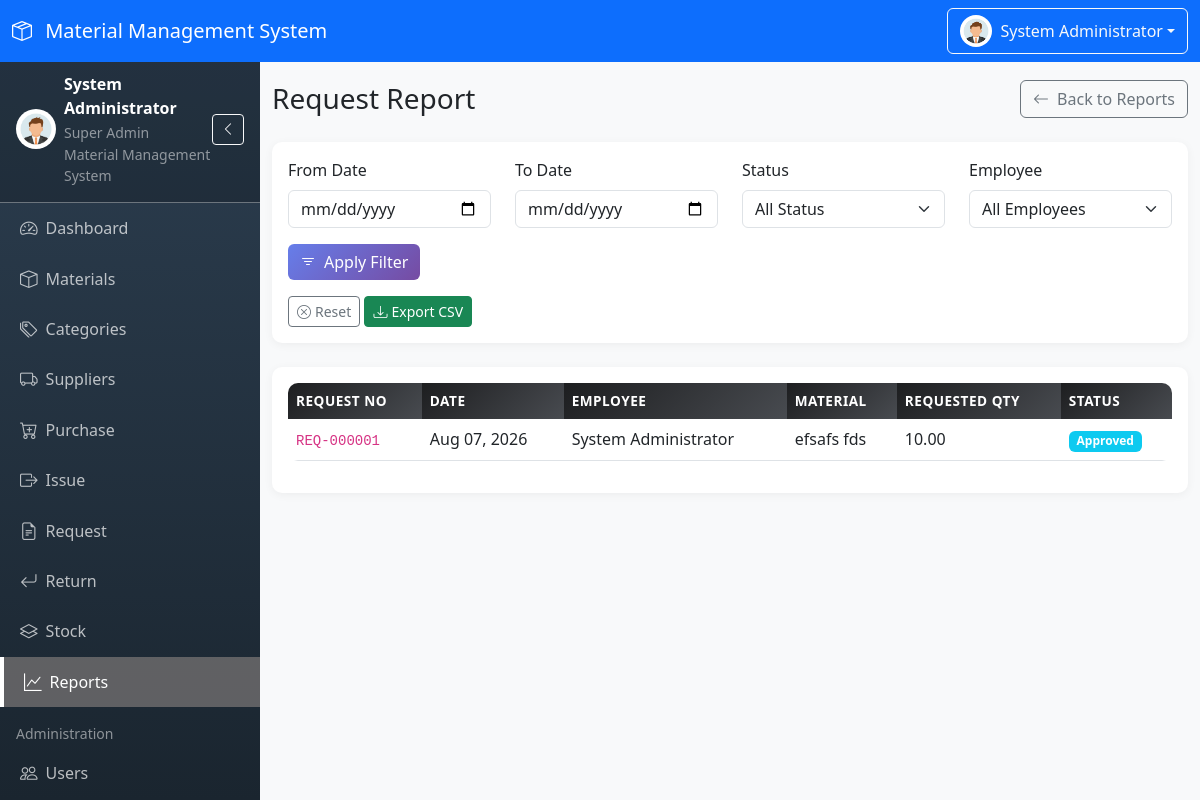
The app's page /modules/reports/request_report.php (signed in) with its own data.
### tables this page shows
CREATE TABLE `material_requests` (
  `id` int(11) NOT NULL,
  `request_no` varchar(20) NOT NULL,
  `employee_id` int(11) NOT NULL,
  `department` varchar(100) DEFAULT NULL,
  `material_id` int(11) NOT NULL,
  `requested_quantity` decimal(10,2) NOT NULL,
  `purpose` text DEFAULT NULL,
  `request_date` date NOT NULL,
  `status` enum('Pending','Approved','Rejected','Issued') NOT NULL DEFAULT 'Pending',
  `approved_by` int(11) DEFAULT NULL,
  `approved_at` datetime DEFAULT NULL,
  `rejection_reason` text DEFAULT NULL,
  `created_at` timestamp NOT NULL DEFAULT current_timestamp(),
  `updated_at` timestamp NOT NULL DEFAULT current_timestamp() ON UPDATE current_timestamp()
);

CREATE TABLE `users` (
  `id` int(11) NOT NULL,
  `user_code` varchar(20) NOT NULL,
  `full_name` varchar(100) NOT NULL,
  `email` varchar(100) NOT NULL,
  `username` varchar(50) NOT NULL,
  `password` varchar(255) NOT NULL,
  `phone` varchar(20) DEFAULT NULL,
  `avatar` varchar(255) DEFAULT NULL,
  `role_id` int(11) NOT NULL,
  `status` enum('Active','Inactive') NOT NULL DEFAULT 'Active',
  `last_login` datetime DEFAULT NULL,
  `created_at` timestamp NOT NULL DEFAULT current_timestamp(),
  `updated_at` timestamp NOT NULL DEFAULT current_timestamp() ON UPDATE current_timestamp()
);

CREATE TABLE `materials` (
  `id` int(11) NOT NULL,
  `material_code` varchar(20) NOT NULL,
  `material_name` varchar(100) NOT NULL,
  `category_id` int(11) NOT NULL,
  `unit` enum('Piece','Kg','Liter','Meter','Bag','Box','Roll','Packet') NOT NULL,
  `minimum_stock` decimal(10,2) NOT NULL DEFAULT 0.00,
  `current_stock` decimal(10,2) NOT NULL DEFAULT 0.00,
  `description` text DEFAULT NULL,
  `status` enum('Active','Inactive') NOT NULL DEFAULT 'Active',
  `created_by` int(11) DEFAULT NULL,
  `created_at` timestamp NOT NULL DEFAULT current_timestamp(),
  `updated_at` timestamp NOT NULL DEFAULT current_timestamp() ON UPDATE current_timestamp()
);

### modules/reports/request_report.php (the view, shortened to what this page needs)
<?php
$date_from = $_GET['date_from'] ?? '';
$date_to = $_GET['date_to'] ?? '';
$sql = "SELECT mr.*, m.material_name, u.full_name as employee_name
        FROM material_requests mr
        INNER JOIN materials m ON mr.material_id = m.id
        INNER JOIN users u ON mr.employee_id = u.id
        WHERE 1=1";
$params = [];
$sql .= " ORDER BY mr.request_date DESC";
$stmt = $pdo->prepare($sql);
$stmt->execute($params);
$requests = $stmt->fetchAll();
require_once __DIR__ . '/../../includes/header.php';
?>
<div class="d-flex justify-content-between align-items-center mb-4">
    <h1 class="h3 mb-0">Request Report</h1>
    <a href="<?php echo BASE_URL; ?>/modules/reports/index.php" class="btn btn-outline-secondary">
        <i class="bi bi-arrow-left me-2"></i>Back to Reports
    </a>
</div>
<div class="card mb-4">
    <div class="card-body">
        <form method="GET" class="row align-items-end">
            <div class="col-md-3 mb-3">
                <label for="date_from" class="form-label">From Date</label>
                <input type="date" class="form-control" id="date_from" name="date_from" value="<?php echo htmlspecialchars($date_from); ?>">
            </div>
            <div class="col-md-3 mb-3">
                <label for="date_to" class="form-label">To Date</label>
                <input type="date" class="form-control" id="date_to" name="date_to" value="<?php echo htmlspecialchars($date_to); ?>">
            </div>
            <div class="col-md-3 mb-3">
                <label for="status" class="form-label">Status</label>
                <select class="form-select" id="status" name="status">
                    <option value="">All Status</option>
                </select>
            </div>
            <div class="col-md-3 mb-3">
                <label for="employee" class="form-label">Employee</label>
                <select class="form-select" id="employee" name="employee">
                    <option value="">All Employees</option>
                </select>
            </div>
            <div class="col-12 mb-3">
                <button type="submit" class="btn btn-primary">
                    <i class="bi bi-filter me-2"></i>Apply Filter
                </button>
            </div>
        </form>
        <div class="row">
            <div class="col-12">
                <a href="<?php echo BASE_URL; ?>/modules/reports/request_report.php" class="btn btn-sm btn-outline-secondary">
                    <i class="bi bi-x-circle me-1"></i>Reset
                </a>
                <a href="<?php echo BASE_URL; ?>/modules/reports/export_csv.php?report=request&<?php echo http_build_query($_GET); ?>" class="btn btn-sm btn-success">
                    <i class="bi bi-download me-1"></i>Export CSV
                </a>
            </div>
        </div>
    </div>
</div>
<div class="card">
    <div class="card-body">
        <div class="table-responsive">
            <table class="table table-hover">
                <thead>
                    <tr>
                        <th>Request No</th>
                        <th>Date</th>
                        <th>Employee</th>
                        <th>Material</th>
                        <th>Requested Qty</th>
                        <th>Status</th>
                    </tr>
                </thead>
                <tbody>
                    <?php foreach ($requests as $request): ?>
                    <?php
                    $status_colors = [
                        'Pending' => 'warning',
                        'Approved' => 'info',
                        'Rejected' => 'danger',
                        'Issued' => 'success'
                    ];
                    ?>
                    <tr>
                        <td><code><?php echo htmlspecialchars($request['request_no']); ?></code></td>
                        <td><?php echo date('M d, Y', strtotime($request['request_date'])); ?></td>
                        <td><?php echo htmlspecialchars($request['employee_name']); ?></td>
                        <td><?php echo htmlspecialchars($request['material_name']); ?></td>
                        <td><?php echo number_format($request['requested_quantity'], 2); ?></td>
                        <td>
                            <span class="badge bg-<?php echo $status_colors[$request['status']]; ?>">
                                <?php echo htmlspecialchars($request['status']); ?>
                            </span>
                        </td>
                    </tr>
                    <?php endforeach; ?>
                </tbody>
            </table>
        </div>
    </div>
</div>
<?php require_once __DIR__ . '/../../includes/footer.php'; ?>

### assets/css/style.css (style rules this page uses)
:root { --primary-color: #667eea; --secondary-color: #764ba2; --sidebar-width: 260px; --sidebar-collapsed-width: 70px; --navbar-height: 56px; }
body { font-family: 'Segoe UI', Tahoma, Geneva, Verdana, sans-serif; background-color: #f8f9fa; overflow-x: hidden; }
.card { border: none; border-radius: 10px; box-shadow: 0 2px 10px rgba(0, 0, 0, 0.05); margin-bottom: 20px; }
.table { border-radius: 10px; overflow: hidden; }
.table thead th { background: linear-gradient(135deg, #1d1e20, #484b50); color: white; border: none; font-weight: 600; text-transform: uppercase; font-size: 0.85rem; letter-spacing: 0.5px; }
.table tbody tr { transition: all 0.2s ease; }
.btn-primary { background: linear-gradient(135deg, var(--primary-color), var(--secondary-color)); border: none; }

### records on screen
material_requests: request_no "REQ-000001", request_date "Aug 07, 2026", approved_by.full_name "System Administrator", material.material_name "efsafs fds", requested_quantity "10.00", status "Approved"

### other values on screen
SYSTEM_NAME "Material Management System"
$_SESSION['full_name'] "System Administrator"
$_SESSION['role_name'] "Super Admin"
